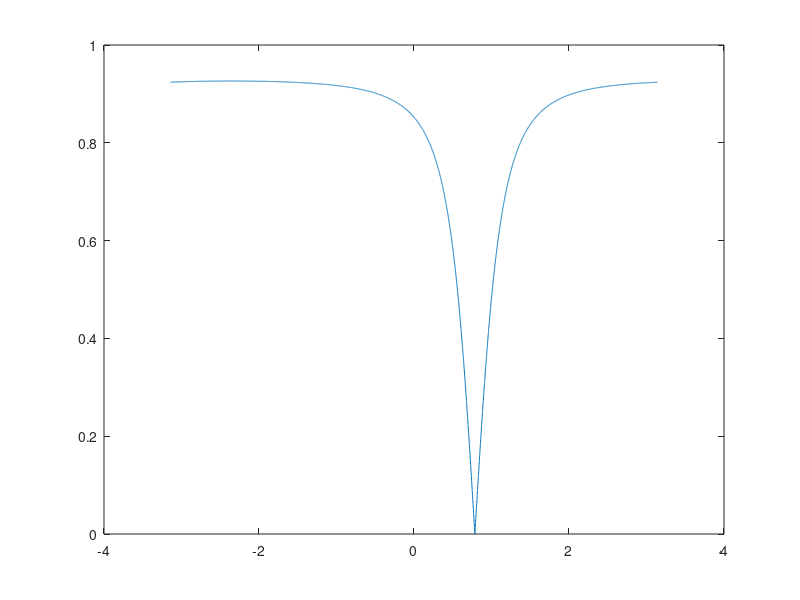
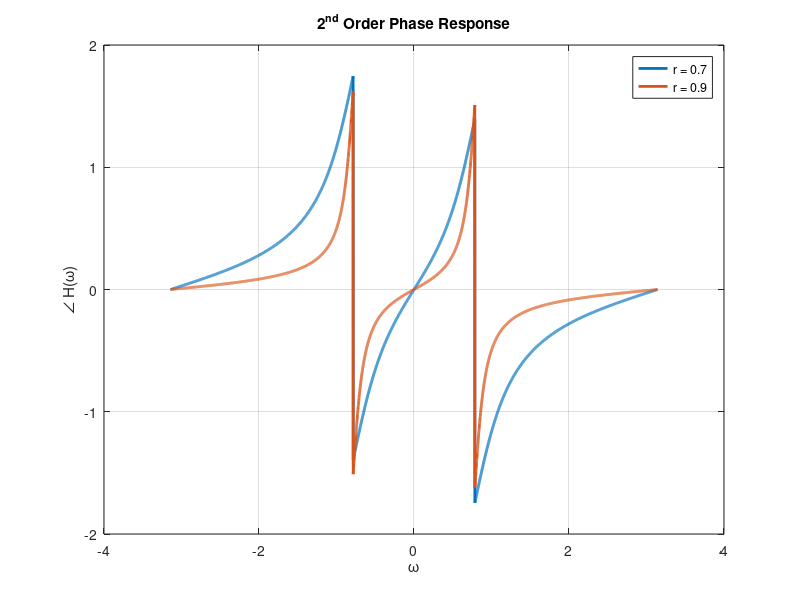
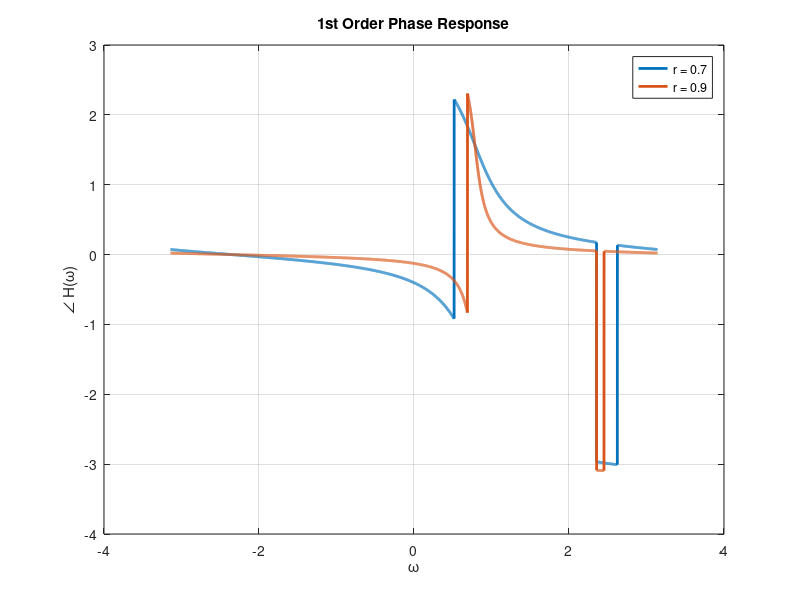
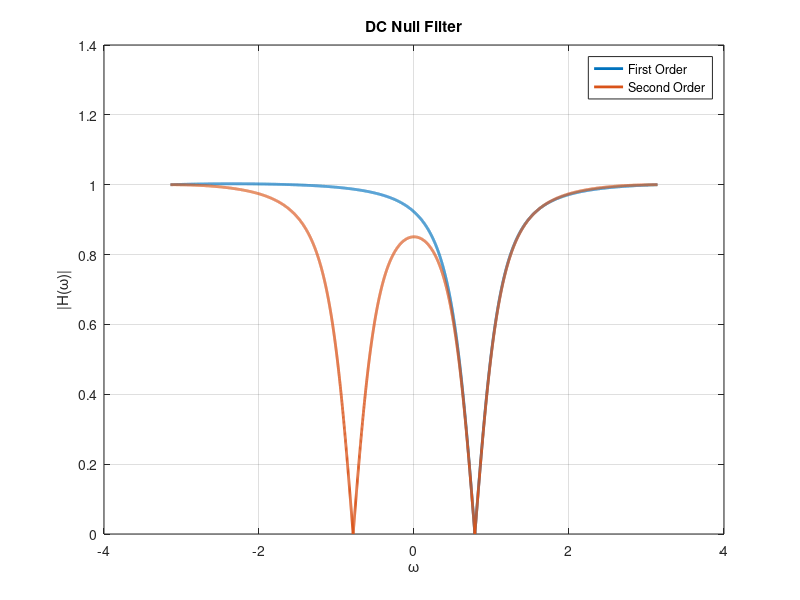

Write MATLAB code to recreate these figures, in order.

clear; close all;
w0 = pi/4;
r = 0.7;
r2 = 0.9;
p = r*exp(j*w0);
z1 = exp(j*w0);
pc = conj(p);
z1c = conj(z1);
p2 = r2*exp(j*w0);
p2c = conj(p2);
w = -pi:.001:pi;
z = exp(j*w);

%first order
G = abs(1+p)/2*(z-z1)./(z-p);
figure,plot(w,abs(G));

abs(1+p)/abs(1+z1)*abs(1-z1)/abs(1-p)

b01 = sqrt((1+2*r*cos(w0)+r^2)/(2+2*cos(w0)));
b02 = b01^2;

H0 = (z-z1)./(z-p);
H2 = b02*abs(((z-z1).*(z-z1c))./((z-p).*(z-pc)));
H1 = b01*abs((z-z1)./(z-p));
G2 = @(p) ((1+abs(p))/2)^2*abs(((z-z1).*(z-z1c))./((z-p).*(z-conj(p))));
G1 = @(p) ((1+abs(p))/2)*abs((z-z1)./(z-p));

T0 = angle(H0);
T = atan( (cos(w)-r*cos(w0))./(sin(w)-r*sin(w0)) )...
    - atan( (cos(w)-1*cos(w0))./(sin(w)-1*sin(w0)) );
T2 = atan( (cos(w)-r2*cos(w0))./(sin(w)-r2*sin(w0)) )...
    - atan( (cos(w)-1*cos(w0))./(sin(w)-1*sin(w0)) );

P2 = @(r) atan2( (cos(w)-1*cos(w0)),(sin(w)-1*sin(w0)) )...
    + atan2( (cos(w)-1*cos(w0)),(sin(w)+1*sin(w0)) )...
   - atan2( (cos(w)-r*cos(w0)),(sin(w)-r*sin(w0)) )...
    - atan2( (cos(w)-r*cos(w0)),(sin(w)+r*sin(w0)) );

figure;
plot(w,unwrap(P2(r)),'LineWidth',2);hold on; grid on;
plot(w,unwrap(P2(r2)),'LineWidth',2);
xlabel('\omega');ylabel('\angle H(\omega)')
legend('r = 0.7','r = 0.9')
title('2^{nd} Order Phase Response')


figure,plot(w,(T),'LineWidth',2);hold on;grid on;
plot(w,T2,'LineWidth',2);
xlabel('\omega');ylabel('\angle H(\omega)')
legend('r = 0.7','r = 0.9')
title('1st Order Phase Response')

figure;
plot(w,abs(H1),'LineWidth',2);hold on;grid;
plot(w,abs(H2),'LineWidth',2);
legend('First Order','Second Order')
xlabel('\omega');ylabel('|H(\omega)|')
title('DC Null Filter')
% 
% bw1 = x(1).Position(1)-x(2).Position(1)
% bw2 = x(3).Position(1)-x(4).Position(1)
% 
% bw2/bw1
B = sqrt(2);
B1 = 1-B;
rr = 0.1:.01:.99;
BW2 = (B1*rr.^2 + 2*rr +B1)./(rr.^2+2*rr*B1 +1);
BW1 = (2*rr)./(rr.^2+1);

w1 = acos(BW1);
w2 = acos(BW2);

rt = sec(.105166) -tan(.105166)

figure
plot(rr,w1,'LineWidth',2); grid on;hold on;
plot(rr,w2,'LineWidth',2);
xlabel('r');ylabel('Half-angle BW [rad]')
legend('First Order','Second Order')
title('Pole Magnitude vs. Bandwidth')



figure;
plot(w,G2(p),'LineWidth',2);hold on;grid;
plot(w,G2(p2),'LineWidth',2);
legend('r = 0.7','r = 0.9')
xlabel('\omega');ylabel('|H(\omega)|')
title('Second Order Notch Filter')


figure;
plot(w,G1(p),'LineWidth',2);hold on;grid;
plot(w,G1(p2),'LineWidth',2);
legend('r = 0.7','r = 0.9')
xlabel('\omega');ylabel('|H(\omega)|')
title('1^{st} Order Notch Filter')
